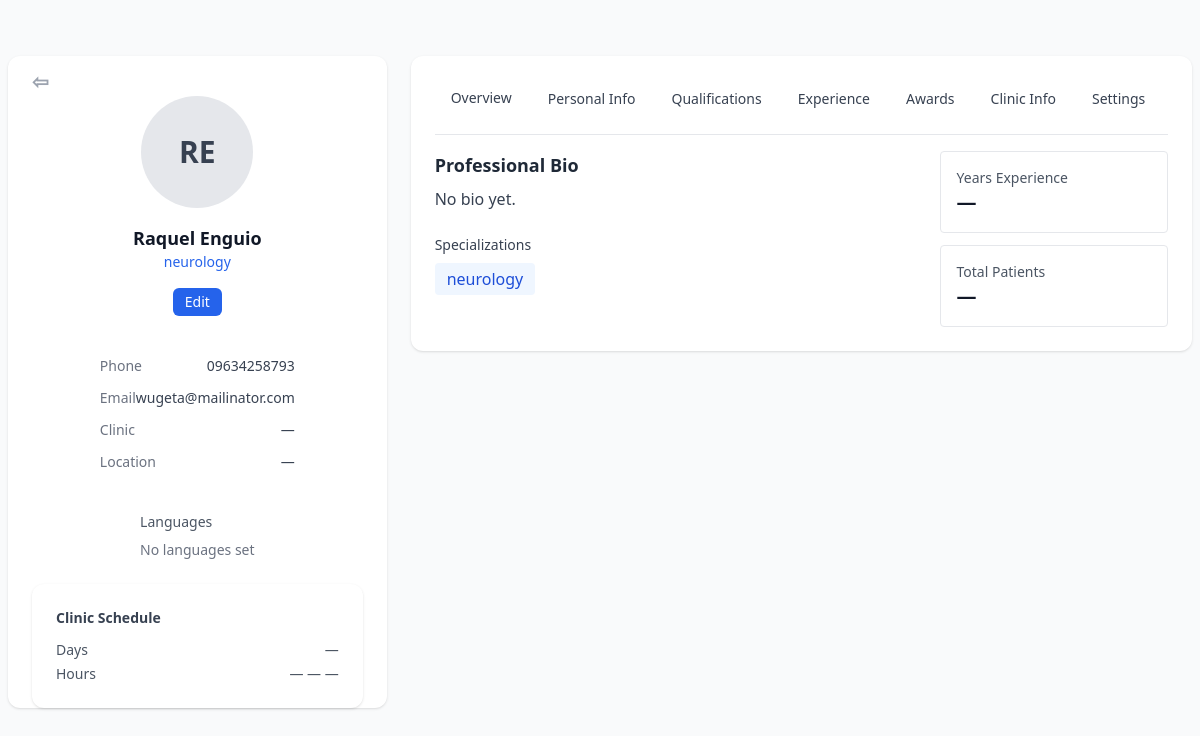
Page /doctor/doctor_profile/9 (signed in) on the committed database.
### app/models/doctor.py (models this page shows)
class Doctor(db.Model):
    __tablename__ = "doctor"
    doctor_id: Mapped[int] = mapped_column(Integer, primary_key=True, autoincrement=True)
    account_id: Mapped[int] = mapped_column(ForeignKey("account.account_id"), unique=True)
    firstname: Mapped[str] = mapped_column(String(50), nullable=False)
    middlename: Mapped[str] = mapped_column(String(50), nullable=True)
    lastname: Mapped[str] = mapped_column(String(50), nullable=False)
    age: Mapped[int] = mapped_column(Integer, nullable=False)
    bloodtype: Mapped[str] = mapped_column(String(10), nullable=True)
    height: Mapped[str] = mapped_column(String(10), nullable=True)
    weight: Mapped[str] = mapped_column(String(10), nullable=True)
    specialization: Mapped[str] = mapped_column(String(100), nullable=True)
    gender: Mapped[str] = mapped_column(String(10), nullable=False)
    dob: Mapped[str] = mapped_column(String(10), nullable=False)
    pob: Mapped[str] = mapped_column(String(100), nullable=False)
    civilstatus: Mapped[str] = mapped_column(String(20), nullable=False)
    degree: Mapped[str] = mapped_column(String(100), nullable=False)
    nationality: Mapped[str] = mapped_column(String(100), nullable=False)
    religion: Mapped[str] = mapped_column(String(100), nullable=False)
    phone: Mapped[str] = mapped_column(String(20), nullable=False)
    email: Mapped[str] = mapped_column(String(100), nullable=False)
    profile_image: Mapped[str | None] = mapped_column(String(255), nullable=True)
    status: Mapped[str] = mapped_column(String(50), nullable=False, default='active')
    created_at: Mapped[datetime] = mapped_column(DateTime, default=datetime.utcnow, nullable=False)
    account: Mapped["Account"] = relationship(back_populates="doctor")
    appointments: Mapped[list["Appointment"]] = relationship(back_populates="doctor")
    records: Mapped[list["MedicalRecord"]] = relationship(back_populates="doctor")
    doctor_schedule: Mapped["Doctor_Schedule"] = relationship(back_populates="doctor")
    secretary: Mapped["Doctor_Secretary"] = relationship(back_populates="doctor")

### app/routes/doctor/profile.py (the view)
@doctor_bp.route('/doctor_profile/<int:doctor_id>', methods=['GET', 'POST'])
@login_required
def doctor_profile(doctor_id):
    if current_user.role != "doctor":
        return redirect (url_for('misc.forbidden'))
    doctor = Doctor.query.get_or_404(doctor_id)
    if doctor.account_id != current_user.account_id:
        return redirect(url_for('unauthorized'))
    return render_template(
        'doctor/doctor_profile.html',
        doctor=doctor
    )

### app/models/account.py (called while the page is built)
    @property
    def is_authenticated(self):
        return True

### app/routes/auth/login.py (called while the page is built)
@login_manager.user_loader
def load_user(account_id):
    return Account.query.get(int(account_id))

### app/templates/doctor/doctor_profile.html (shortened to what this page needs)
{% extends 'base/layout.html' %}
{% block content %}
<div class="w-full bg-gray-50 p-2">
  {% include 'base/notification.html' %}
  <div class="max-w-7xl mx-auto">
    <div class="grid grid-cols-1 lg:grid-cols-3 gap-6 mt-12">
      <aside class="lg:col-span-1">
        <div class="bg-white rounded-xl shadow px-6 pt-3">
          <a
              href="{{ url_for('doctor.doctor_dashboard') }}"
              class="mr-4 pt-2 text-xl font-semibold text-gray-400 hover:text-gray-700 transition"
              title="Close"
          >
              &#8678;
          </a>
          <div class="flex flex-col items-center gap-4">
            {% if doctor and doctor.profile_image %}
              <img src="{{ url_for('static', filename=doctor.profile_image) }}" alt="photo" class="w-28 h-28 rounded-full object-cover border">
            {% else %}
              <div class="w-28 h-28 rounded-full bg-gray-200 grid place-items-center text-3xl font-semibold text-gray-700">
                {{ (doctor.firstname[0] if doctor and doctor.firstname else 'D') ~ (doctor.lastname[0] if doctor and doctor.lastname else '') }}
              </div>
            {% endif %}
            <div class="text-center">
              <h2 class="text-lg font-semibold text-gray-900">
                {{ (doctor.firstname ~ ' ' ~ doctor.lastname) if doctor else 'Doctor Name' }}
              </h2>
              <div class="text-sm text-blue-600 font-medium">
                {{ doctor.specialization if doctor and doctor.specialization else 'Specialization' }}
              </div>
              <div class="items-center mt-4 space-y-2">
                <button id="editProfileBtn" class="px-3 py-1 bg-blue-600 text-white rounded-md text-sm">Edit</button>
              </div>
          </div>
          <div class="mt-6 space-y-3 text-sm">
            <div class="flex justify-between">
              <span class="text-gray-500">Phone</span>
              <a href="tel:{{ doctor.phone }}" class="text-gray-700">{{ doctor.phone if doctor and doctor.phone else '—' }}</a>
            </div>
            <div class="flex justify-between">
              <span class="text-gray-500">Email</span>
              <a href="mailto:{{ doctor.email }}" class="text-gray-700">{{ doctor.email if doctor and doctor.email else '—' }}</a>
            </div>
            {% set clinic = doctor.backgrounds
            | selectattr('type', 'equalto', 'clinic')
            | first %}
            <div class="flex justify-between">
              <span class="text-gray-500">Clinic</span>
              <span class="text-gray-700">{{ clinic.clinic_name if clinic and clinic.clinic_name else '—' }}</span>
            </div>
            <div class="flex justify-between">
              <span class="text-gray-500">Location</span>
              <span class="text-gray-700">{{ clinic.clinic_address if clinic and clinic.clinic_address else '—' }}</span>
            </div>
          </div>
          <div class="mt-6">
            <h3 class="text-sm text-gray-600 mb-2">Languages</h3>
            <div class="flex flex-wrap gap-2">
              {% if doctor and doctor.languages %}
                {% for lang in doctor.languages.split(',') %}
                  <span class="px-2 py-1 bg-gray-100 rounded text-sm text-gray-700">{{ lang.strip() }}</span>
                {% endfor %}
              {% else %}
                <span class="text-sm text-gray-500">No languages set</span>
              {% endif %}
            </div>
          </div>
        </div>
        <div class="bg-white rounded-xl shadow p-6 mt-6">
          <h4 class="text-sm font-semibold text-gray-700 mb-3">Clinic Schedule</h4>
          <div class="text-sm text-gray-600">
            <div class="flex justify-between">
              <span>Days</span>
              <span>{{ clinic.clinic_days if clinic and clinic.clinic_days else '—' }}</span>
            </div>
            <div class="flex justify-between mt-1">
              <span>Hours</span>
              <span>{{ clinic.clinic_hours_from if clinic and clinic.clinic_hours_from else '—' }} — {{ clinic.clinic_hours_to if clinic and clinic.clinic_hours_to else '—' }}</span>
            </div>
          </div>
        </div>
      </aside>
      <main class="lg:col-span-2">
        <div class="bg-white rounded-xl shadow p-6">
          <div class="flex flex-col sm:flex-row justify-between items-start sm:items-center gap-3">
            <div class="flex gap-1 overflow-x-auto">
              <button data-tab="overview" class="tab-btn px-4 py-2 text-sm rounded-t-lg border-b-2 border-transparent text-gray-700 hover:text-gray-900">Overview</button>
              <button data-tab="details" class="tab-btn px-4 py-2 text-sm rounded-t-lg border-b-2 border-transparent text-gray-700 hover:text-gray-900">Personal Info</button>
              <button data-tab="credentials" class="tab-btn px-4 py-2 text-sm rounded-t-lg border-b-2 border-transparent text-gray-700 hover:text-gray-900">Qualifications</button>
              <button data-tab="experience" class="tab-btn px-4 py-2 text-sm rounded-t-lg border-b-2 border-transparent text-gray-700 hover:text-gray-900">Experience</button>
              <button data-tab="awards" class="tab-btn px-4 py-2 text-sm rounded-t-lg border-b-2 border-transparent text-gray-700 hover:text-gray-900">Awards</button>
              <button data-tab="clinic" class="tab-btn px-4 py-2 text-sm rounded-t-lg border-b-2 border-transparent text-gray-700 hover:text-gray-900">Clinic Info</button>
              <button data-tab="settings" class="tab-btn px-4 py-2 text-sm rounded-t-lg border-b-2 border-transparent text-gray-700 hover:text-gray-900">Settings</button>
            </div>
          </div>
          <hr class="my-4">
          <section data-panel="overview" class="tab-panel">
            <div class="grid grid-cols-1 lg:grid-cols-3 gap-6">
              <div class="lg:col-span-2">
                <h3 class="text-lg font-semibold text-gray-800">Professional Bio</h3>
                <p class="mt-2 text-gray-700">{{ doctor.bio if doctor and doctor.bio else 'No bio yet.' }}</p>
                <div class="mt-6">
                  <h4 class="text-sm font-medium text-gray-700">Specializations</h4>
                  <div class="flex flex-wrap gap-2 mt-2">
                    {% if doctor and doctor.specialization %}
                      <span class="px-3 py-1 bg-blue-50 text-blue-700 rounded">{{ doctor.specialization }}</span>
                    {% else %}
                      <span class="text-sm text-gray-500">No specialization set</span>
                    {% endif %}
                  </div>
                </div>
              </div>
              <div class="lg:col-span-1 space-y-3">
                <div class="border rounded p-4">
                  <div class="text-sm text-gray-600">Years Experience</div>
                  <div class="text-xl font-bold text-gray-900">{{ doctor.experience_years if doctor and doctor.experience_years else '—' }}</div>
                </div>
                <div class="border rounded p-4">
                  <div class="text-sm text-gray-600">Total Patients</div>
                  <div class="text-xl font-bold text-gray-900">{{ doctor.total_patients if doctor and doctor.total_patients else '—' }}</div>
                </div>
              </div>
            </div>
          </section>
           {% set clinic = doctor.backgrounds
            | selectattr('type', 'equalto', 'clinic')
            | first %}
        </div>
      </main>
    </div>
  </div>
</div>
{% endblock %}

### rows in the picture
Doctor: firstname+lastname "RE", firstname+lastname "Raquel Enguio", specialization "neurology", phone "09634258793", email "wugeta@mailinator.com"

### other values in the picture
{{ clinic.clinic_name if clinic and clinic.clinic_name else '—' }} "—"
{{ clinic.clinic_address if clinic and clinic.clinic_address else '—' }} "—"
{{ clinic.clinic_days if clinic and clinic.clinic_days else '—' }} "—"
{{ clinic.clinic_hours_to if clinic and clinic.clinic_hours_to else '—' }} "—"
{{ doctor.bio if doctor and doctor.bio else 'No bio yet.' }} "No bio yet."
{{ doctor.experience_years if doctor and doctor.experience_years else '—' }} "—"
{{ doctor.total_patients if doctor and doctor.total_patients else '—' }} "—"
